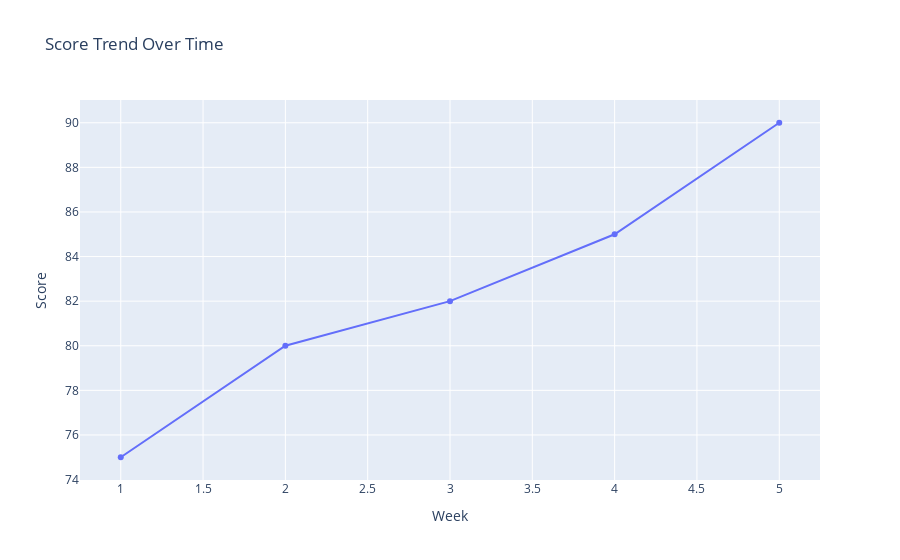

Write notebook code for a chart like this one.
### Code cell
# Line plot
time_data = {'Week': [1, 2, 3, 4, 5],
             'Score': [75, 80, 82, 85, 90]}
df_time = pd.DataFrame(time_data)

fig = px.line(df_time, x='Week', y='Score', title='Score Trend Over Time', markers=True)
fig.show()

### Figure 1 — Plotly figure (JSON) as saved in the notebook; plotly's stock layout.template omitted (floating-point values rounded to 4 significant figures)
{"data": [{"hovertemplate": "Week=%{x}<br>Score=%{y}<extra></extra>", "legendgroup": "", "line": {"color": "#636efa", "dash": "solid"}, "marker": {"symbol": "circle"}, "mode": "lines+markers", "name": "", "orientation": "v", "showlegend": false, "x": [1, 2, 3, 4, 5], "xaxis": "x", "y": [75, 80, 82, 85, 90], "yaxis": "y", "type": "scatter"}], "layout": {"xaxis": {"anchor": "y", "domain": [0.0, 1.0], "title": {"text": "Week"}}, "yaxis": {"anchor": "x", "domain": [0.0, 1.0], "title": {"text": "Score"}}, "legend": {"tracegroupgap": 0}, "title": {"text": "Score Trend Over Time"}}}
